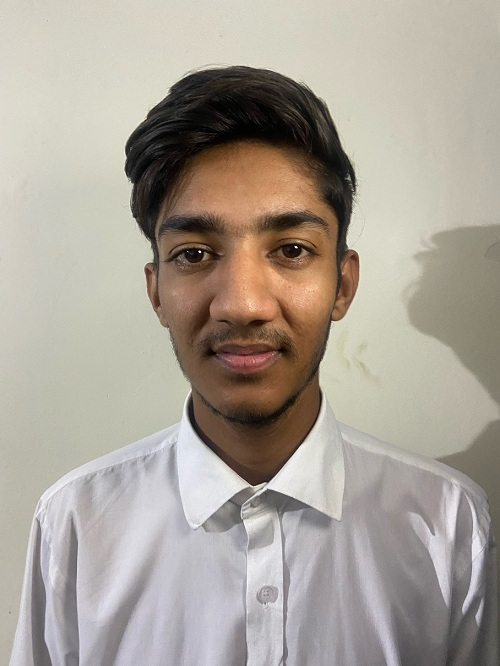
#> input picture small_prgrms_random_stuff/img2.jpeg, 500 x 666 px
$ python image-cartooning-opencv.py
#> lines starting #> are read from the running program, lines starting #| are printed output that depends on the picture


# Import necessary packages
import cv2
import numpy as np

# Reading image
img = cv2.imread('img2.jpeg')
#> img is the input picture: shape (666, 500, 3); mean B, G, R 151.6, 161.8, 169.6

def cartoonize(img, k):

    # Convert the input image to gray scale
#> called with k = 8
    gray = cv2.cvtColor(img, cv2.COLOR_BGR2GRAY)
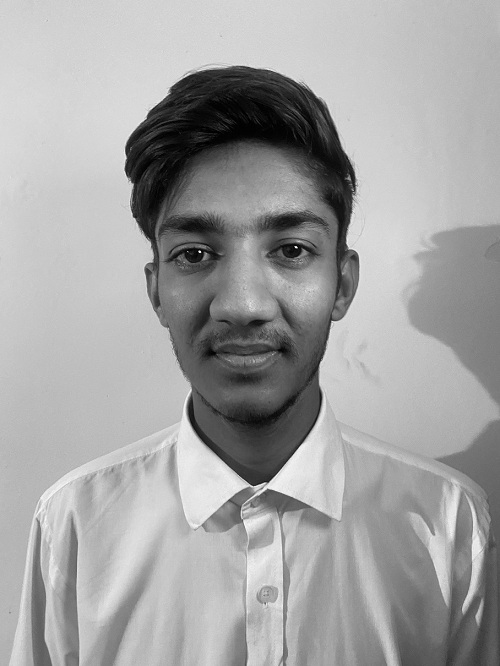
#> gray: shape (666, 500); min 0, max 255, mean 163

    # Peform adaptive threshold
    edges  = cv2.adaptiveThreshold(gray, 255, cv2.ADAPTIVE_THRESH_GAUSSIAN_C, cv2.THRESH_BINARY, 9, 8)
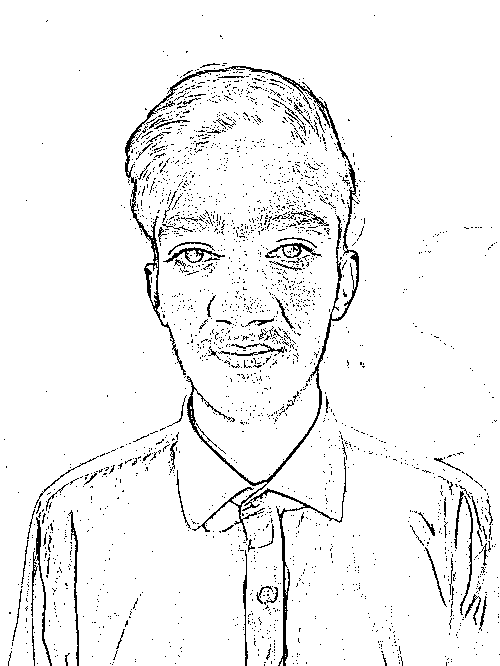
#> edges: shape (666, 500); 95% white; black in thin lines or dots

    # cv2.imshow('edges', edges)

    # Defining input data for clustering
    data = np.float32(img).reshape((-1, 3))

    print("shape of input data: ", img.shape)
#| shape of input data:  (666, 500, 3)
    print('shape of resized data', data.shape)
#| shape of resized data (333000, 3)

    # Defining criteria
    criteria = (cv2.TERM_CRITERIA_EPS + cv2.TERM_CRITERIA_MAX_ITER, 20, 1.0)

    # Applying cv2.kmeans function
    _, label, center = cv2.kmeans(data, k, None, criteria, 10, cv2.KMEANS_RANDOM_CENTERS)
#> center = [[178.4, 187.6, 190.2], [73.96, 91.61, 116.9], [118.5, 126.1, 134.1], [43.88, 58.6, 78.23], [17.09, 21.57, 26.68], [200.3, 209.5, 211.8], [153.8, 155.6, 160.2], [102, 141.2, 196.3]]
    center = np.uint8(center)
#> center = [[178, 187, 190], [73, 91, 116], [118, 126, 134], [43, 58, 78], [17, 21, 26], [200, 209, 211], [153, 155, 160], [101, 141, 196]]
    # print(center)

    # Reshape the output data to the size of input image
    result = center[label.flatten()]
    result = result.reshape(img.shape)
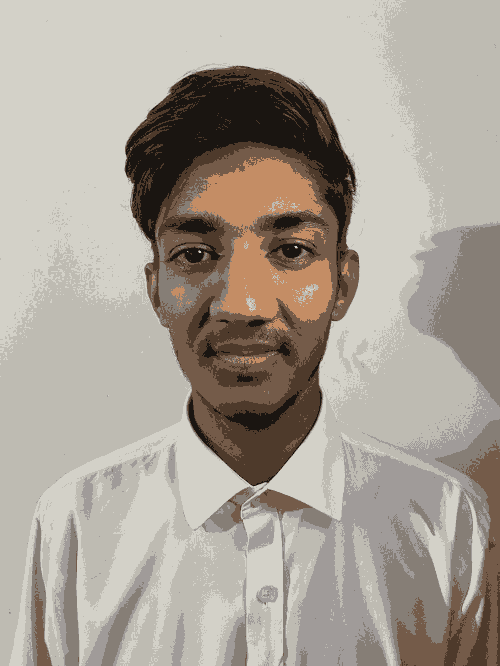
#> result: shape (666, 500, 3); mean B, G, R 151.1, 161.3, 169.1
    #cv2.imshow("result", result)

    # Smooth the result
    blurred = cv2.medianBlur(result, 3)

    # Combine the result and edges to get final cartoon effect
    cartoon = cv2.bitwise_and(blurred, blurred, mask=edges)
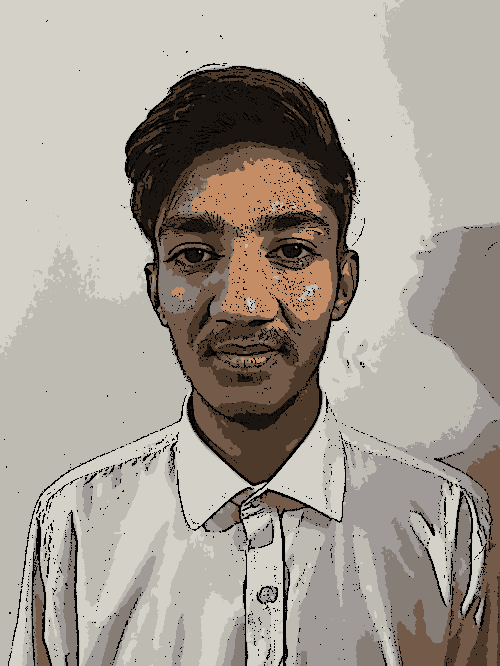
#> cartoon: shape (666, 500, 3); mean B, G, R 146.9, 156.6, 163.8

    return cartoon


cartoonized = cartoonize(img, 8)

# Show the output

cv2.imshow('input', img)
cv2.imshow('output',cartoonized)

cv2.waitKey(0)
cv2.destroyAllWindows()
